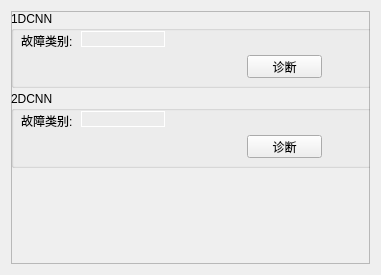
    <widget class="QWidget" name="page_6">
     <property name="geometry">
      <rect>
       <x>0</x>
       <y>0</y>
       <width>381</width>
       <height>275</height>
      </rect>
     </property>
     <attribute name="label">
      <string>6.故障诊断</string>
     </attribute>
     <layout class="QGridLayout" name="gridLayout_10">
      <item row="0" column="0">
       <widget class="QFrame" name="frame_6">
        <property name="frameShape">
         <enum>QFrame::StyledPanel</enum>
        </property>
        <property name="frameShadow">
         <enum>QFrame::Raised</enum>
        </property>
        <widget class="QGroupBox" name="groupBox_7">
         <property name="geometry">
          <rect>
           <x>0</x>
           <y>0</y>
           <width>361</width>
           <height>77</height>
          </rect>
         </property>
         <property name="title">
          <string>1DCNN</string>
         </property>
         <widget class="QPushButton" name="pushButton_predict_1dcnn">
          <property name="geometry">
           <rect>
            <x>236</x>
            <y>44</y>
            <width>75</width>
            <height>23</height>
           </rect>
          </property>
          <property name="sizePolicy">
           <sizepolicy hsizetype="Maximum" vsizetype="Fixed">
            <horstretch>0</horstretch>
            <verstretch>0</verstretch>
           </sizepolicy>
          </property>
          <property name="text">
           <string>诊断</string>
          </property>
         </widget>
         <widget class="QLabel" name="label_predict_1dcnn">
          <property name="geometry">
           <rect>
            <x>70</x>
            <y>20</y>
            <width>84</width>
            <height>16</height>
           </rect>
          </property>
          <property name="sizePolicy">
           <sizepolicy hsizetype="Maximum" vsizetype="Preferred">
            <horstretch>0</horstretch>
            <verstretch>0</verstretch>
           </sizepolicy>
          </property>
          <property name="styleSheet">
           <string notr="true">border: 1px solid white;</string>
          </property>
          <property name="text">
           <string/>
          </property>
         </widget>
         <widget class="QLabel" name="label">
          <property name="geometry">
           <rect>
            <x>10</x>
            <y>22</y>
            <width>54</width>
            <height>16</height>
           </rect>
          </property>
          <property name="text">
           <string>故障类别:</string>
          </property>
         </widget>
        </widget>
        <widget class="QGroupBox" name="groupBox_8">
         <property name="geometry">
          <rect>
           <x>0</x>
           <y>80</y>
           <width>361</width>
           <height>77</height>
          </rect>
         </property>
         <property name="title">
          <string>2DCNN</string>
         </property>
         <widget class="QPushButton" name="pushButton_predict_2dcnn">
          <property name="geometry">
           <rect>
            <x>236</x>
            <y>44</y>
            <width>75</width>
            <height>23</height>
           </rect>
          </property>
          <property name="sizePolicy">
           <sizepolicy hsizetype="Maximum" vsizetype="Fixed">
            <horstretch>0</horstretch>
            <verstretch>0</verstretch>
           </sizepolicy>
          </property>
          <property name="text">
           <string>诊断</string>
          </property>
         </widget>
         <widget class="QLabel" name="label_predict_2dcnn">
          <property name="geometry">
           <rect>
            <x>70</x>
            <y>20</y>
            <width>84</width>
            <height>16</height>
           </rect>
          </property>
          <property name="sizePolicy">
           <sizepolicy hsizetype="Maximum" vsizetype="Preferred">
            <horstretch>0</horstretch>
            <verstretch>0</verstretch>
           </sizepolicy>
          </property>
          <property name="styleSheet">
           <string notr="true">border: 1px solid white;</string>
          </property>
          <property name="text">
           <string/>
          </property>
         </widget>
         <widget class="QLabel" name="label_7">
          <property name="geometry">
           <rect>
            <x>10</x>
            <y>22</y>
            <width>54</width>
            <height>16</height>
           </rect>
          </property>
          <property name="text">
           <string>故障类别:</string>
          </property>
         </widget>
        </widget>
       </widget>
      </item>
     </layout>
    </widget>
